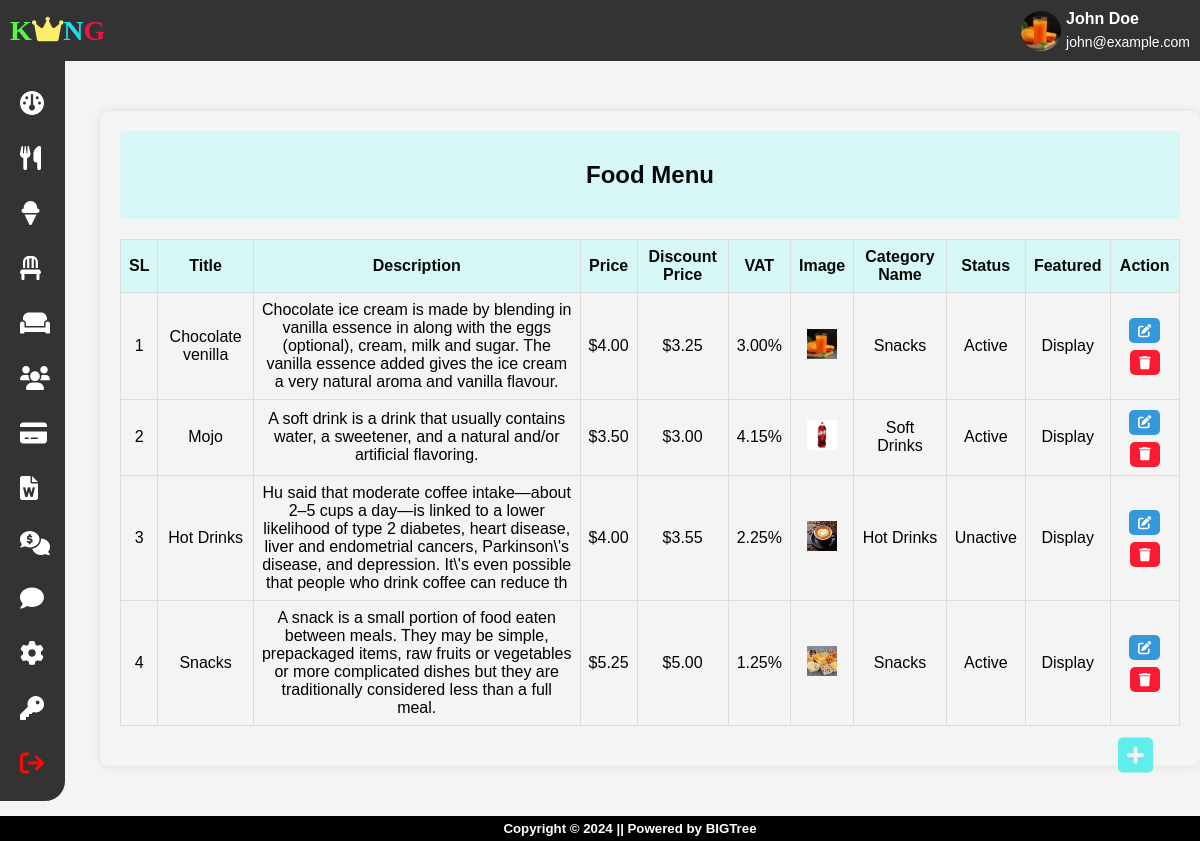
/rstms/admin/foodmenu.php (signed in), run on an earlier commit of the app's database.
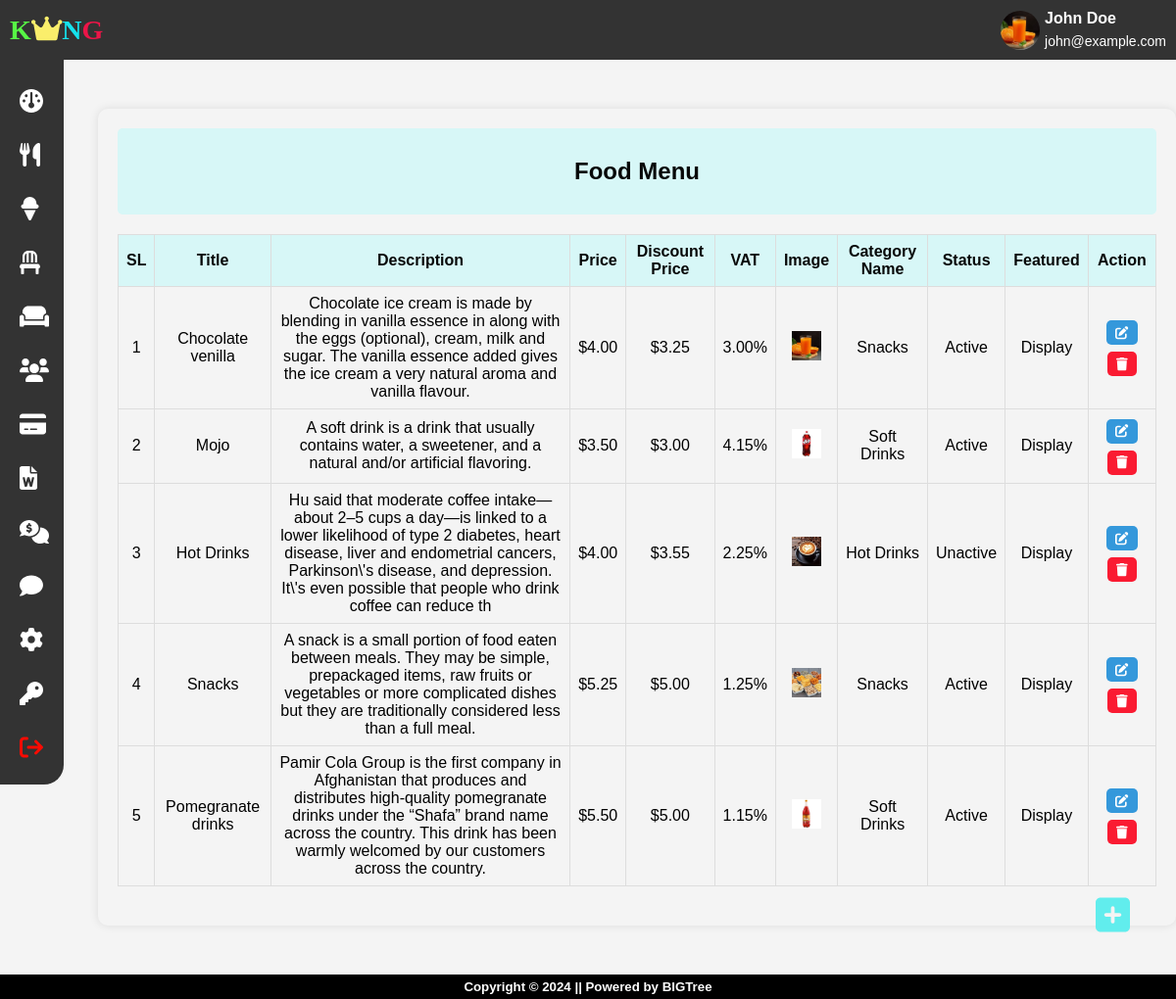
And on a later commit of the database.
### tables this page shows
CREATE TABLE `tbl_food` (
  `f_id` int(11) NOT NULL,
  `f_title` varchar(255) NOT NULL,
  `f_desc` varchar(255) NOT NULL,
  `f_price` decimal(10,2) NOT NULL,
  `f_disctprice` decimal(10,2) NOT NULL,
  `f_vat` decimal(10,2) NOT NULL,
  `f_image` varchar(255) NOT NULL,
  `c_id` int(11) NOT NULL,
  `c_name` varchar(255) NOT NULL,
  `f_featured` varchar(100) NOT NULL,
  `f_active` varchar(100) NOT NULL
);

### rstms/admin/foodmenu.php (the view, shortened to what this page needs)
<?php
    include('includes/header.php');
    include('includes/sidebar.php');
?>
	<div class="container">
		<div class="header">
			<h2>Food Menu</h2>
		</div>
		<div class="table">
			<table class="ctable">
				<thead>
					<tr>
						<th>SL</th>
						<th>Title</th>
						<th>Description</th>
						<th>Price</th>
						<th>Discount Price</th>
                        <th>VAT</th>
						<th>Image</th>
						<th>Category Name</th>
						<th>Status</th>
						<th>Featured</th>
						<th>Action</th>
					</tr>
				</thead>
				<tbody>
                    <?php
                    $sql = "SELECT * FROM tbl_food";
                    $stmt = $conn->prepare($sql);
                    $stmt->execute();
                    $result = $stmt->get_result();
                    if ($result && $result->num_rows > 0) {
                        $sl = 1;
                        while ($row = $result->fetch_assoc()) {
                            echo '<tr>';
                            echo "<td>{$sl}</td>";
                            echo '<td>'.$row["f_title"].'</td>';
                            echo '<td>'.$row["f_desc"].'</td>';
                            echo '<td>&#36;'.$row["f_price"].'</td>';
                            echo '<td>&#36;'.$row["f_disctprice"].'</td>';
                            echo '<td>'.$row["f_vat"].'&#37;</td>';
                            echo "<td><img class='form-image' src='../assets/image/{$row["f_image"]}' alt='food-image'></td>";
                            echo '<td>'.$row['c_name'].'</td>';
                            echo '<td>'.$row['f_active'].'</td>';
                            echo '<td>'.$row['f_featured'].'</td>';
                            echo '<td>';
                            echo "<form action='editfoodmenu.php' method='GET' style='display:inline-block;'>";
                            echo "<button type='submit' class='icon-edit'>";
                            echo "<i class='fa-solid fa-pen-to-square'></i>";
                            echo "</button>";
                            echo "</form>";
                            echo "<form action='' method='POST' style='display: inline-block;'>";
                            echo "<button name='delete_btn' class='del-btn'>";
                            echo "<i class='fa-solid fa-trash'></i>";
                            echo "</button>";
                            echo "</form>";
                            echo '</td>';
                            echo '</tr>';
                            $sl++;
                        }
                    }
                    ?>
				</tbody>
			</table>
		</div>
	</div>
	<div class="icon">
		<a href="addfoodmenu.php"><i class="fa-solid fa-square-plus"></i></a>
	</div>
<?php
    include('includes/footer.php');
?>

What changed in the data, as far as the page shows it:
added tbl_food: f_title "Pomegranate drinks", f_desc "Pamir Cola Group is the first company in Afghanistan that produces and distributes high-quality pomegranate drinks under the “Shafa” brand name across the country. This drink has been warmly welcomed by our customers across the country.", f_price "5.50", f_disctprice "5.00", f_vat "1.15", f_image (picture), c_name "Soft Drinks", f_active "Active", f_featured "Display"
